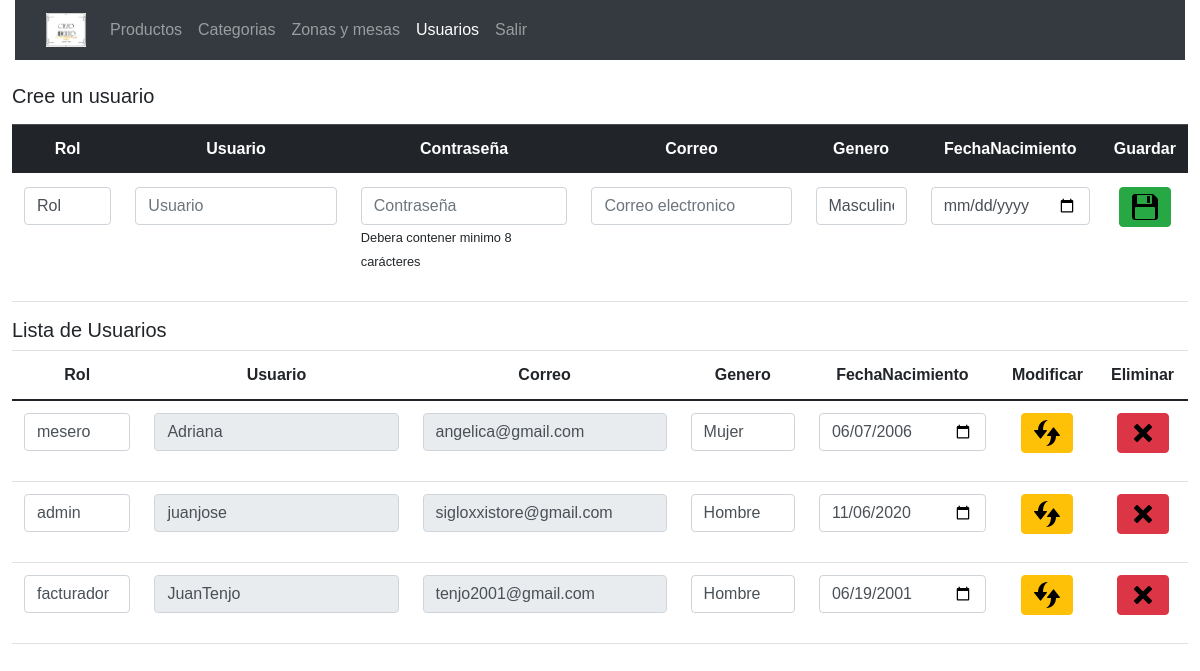
The app's page /index.php/administrador/RegistrarUsuario with its own data.
### tables this page shows
CREATE TABLE `usuario` (
  `id` int(11) NOT NULL,
  `user` varchar(100) NOT NULL,
  `pass` varchar(255) NOT NULL,
  `correo` varchar(45) NOT NULL,
  `genero` varchar(45) NOT NULL DEFAULT 'No se especifico',
  `fecha_nacimiento` datetime NOT NULL,
  `id_rol` int(11) DEFAULT 1
);

CREATE TABLE `roles` (
  `id_rol` int(11) NOT NULL,
  `nombre_rol` varchar(45) DEFAULT NULL
);

### application/controllers/administrador.php (called while the page is built, shortened)
<?php
class Administrador extends CI_Controller {
    function __construct(){
		$this->load->model('Model_Admin');
    }
	public function RegistrarUsuario(){
		try{
			$this->load->helper(array('form', 'url'));
			$this->load->library('form_validation');
			$config = array(
				array(
					'field' => 'usuario',
					'label' => 'Usuario',
					'rules' => 'required|min_length[5]|max_length[15]|is_unique[usuario.user]',
					'errors' => array(
						'required' => 'Debes ingresar un  %s.',
						'min_length' => 'Debes ingresar minimo 5 caracteres en el %s',
						'is_unique' => 'El usuario que ingresaste no esta disponible',
					),
				),
				array(
					'field' => 'Email',
					'label' => 'Correo electronico',
					'rules' => 'required|valid_email|is_unique[usuario.correo]',
					'errors' => array(
						'required' => 'Debes ingresar una  %s.',
						'valid_email' => 'Debes ingresar un %s valido.',
						'is_unique' => 'El correo %s ya se encuentra registrado',
					),
				),
				array(
					'field' => 'password',
					'label' => 'Contraseña',
					'rules' => 'required|min_length[8]|max_length[15]',
					'errors' => array(
						'required' => 'Debes ingresar una  %s.',
						'min_length' => 'Debes ingresar minimo 8 caracteres en la %s.',
					),
				),
				array(
					'field' => 'Genero',
					'label' => 'Genero',
					'rules' => 'required',
					'errors' => array(
						'required' => 'Debes ingresar un %s.',
					),
				),
				array(
					'field' => 'FechaNacimiento',
					'label' => 'Fecha de nacimiento',
					'rules' => 'required',
					'errors' => array(
						'required' => 'Debes ingresar una %s.',
					),
				),
				array(
					'field' => 'ID_Rol',
					'label' => 'ID ROL',
					'rules' => 'required',
					'errors' => array(
						'required' => 'Debes ingresar una %s.',
					),
				)
			);
			$this->form_validation->set_rules($config);
			if ($this->form_validation->run() == FALSE) {
				$data = array(
					'Usuarios' => $this->Model_Admin->MostrarUsuario(),
					'Roles' => $this->Model_Admin->MostrarRoles()
				);
				$this->load->view('VistasAdmin/View_Usuarios',$data);
			}
		}catch(Exception $e){
			log_message('Error', $e->getMessage());
			return;
		}
	}
}

### index.php (called while the page is built, shortened)
<?php
require_once BASEPATH.'core/CodeIgniter.php';

### application/models/Model_Admin.php (called while the page is built, shortened)
<?php
class Model_Admin extends CI_Model{
  public function MostrarUsuario(){
    $query = $this->db->query("SELECT u.id as IdUsuario, u.user, u.correo, u.genero, DATE_FORMAT(u.fecha_nacimiento,'%Y-%m-%d') AS FechaNacimiento, u.id_rol, r.nombre_rol
                                FROM usuario as u, roles as r
                                WHERE u.id_rol = r.id_rol ORDER BY  u.user ");
    if ($query->num_rows() > 0) {
      return $query;
    }else{
      false;
    }
  }
}

### application/views/VistasAdmin/View_Usuarios.php (the view, shortened to what this page needs)
<!DOCTYPE html>
<html lang="en">
<head>
	<link rel="stylesheet" type="text/css" href="<?php echo base_url(); ?>/Style/StylesAdmin/style.css">
	<link href="https://cdn.jsdelivr.net/npm/bootstrap@5.0.0-beta2/dist/css/bootstrap.min.css" rel="stylesheet">
	<link rel="stylesheet" href="https://stackpath.bootstrapcdn.com/bootstrap/4.3.1/css/bootstrap.min.css">
</head>
<body>
	<div class="container-fluid">
		<div class="row">
			<div class="col-12">
				<nav class="navbar navbar-expand-lg navbar-dark bg-dark">
					<div class="container-fluid">
						<a class="navbar-brand" href="<?php echo base_url() ?>index.php/Administrador"><img src="<?php echo base_url() ?>Imagenes/FondoBlanco.png" alt="Logo Cielo Abierto" width="40" height="34"></a>
						<div class="collapse navbar-collapse" id="navbarSupportedContent">
							<ul class="navbar-nav me-auto mb-2 mb-lg-0">
								<li class="nav-item">
									<a class="nav-link " aria-current="page" href="<?php echo base_url() ?>index.php/Administrador/Productos">Productos</a>
								</li>
								<li class="nav-item">
									<a class="nav-link" href="<?php echo base_url() ?>index.php/Administrador/Categorias">Categorias</a>
								</li>
								<li class="nav-item">
									<a class="nav-link" href="<?php echo base_url() ?>index.php/Administrador/Mesas" tabindex="-1" aria-disabled="true">Zonas y mesas</a>
								</li>
								<li class="nav-item">
									<a class="nav-link active" href="<?php echo base_url() ?>index.php/Administrador/Usuarios" tabindex="-1" aria-disabled="true">Usuarios</a>
								</li>
								<li class="nav-item">
									<a class="nav-link" href="<?php echo base_url() ?>index.php/Administrador/Salir" tabindex="-1" aria-disabled="true">Salir</a>
								</li>
							</ul>
						</div>
					</div>
				</nav>
			</div>
		</div>
	</div>
	<br>
	<div class="container-fluid">
		<div class="row">
			<h5>Cree un usuario</h5>
			<div class="table-responsive">
				<?php echo form_open(base_url() . 'index.php/Administrador/RegistrarUsuario'); ?>
				<table class="table table-hover">
					<thead class="table-dark head">
						<tr>
							<th scope="col">Rol</th>
							<th scope="col">Usuario</th>
							<th scope="col">Contraseña</th>
							<th scope="col">Correo</th>
							<th scope="col">Genero</th>
							<th scope="col">FechaNacimiento</th>
							<th scope="col">Guardar</th>
						</tr>
					</thead>
					<tbody>
						<tr>
							<td>
								<div class="form-group">
									<select required name="ID_Rol" class="form-control">
										<option value="1" disabled selected>Rol</option>
									</select>
								</div>
							</td>
							<td>
								<div class="form-group">
									<input type="text" value="<?php echo set_value('usuario'); ?>" required class="form-control" name="usuario" placeholder="Usuario">
								</div>
							</td>
							<td>
								<div class="form-group">
									<input type="password" value="<?php echo set_value('password'); ?>" required class="form-control" name="password" placeholder="Contraseña">
									<small>Debera contener minimo 8 carácteres</small>
								</div>
							</td>
							<td>
								<div class="form-group">
									<input type="Email" value="<?php echo set_value('Email'); ?>" required class="form-control" name="Email" placeholder="Correo electronico">
								</div>
							</td>
							<td>
								<div class="form-group">
									<select required name="Genero" value="<?php echo set_value('Genero'); ?>" class="form-control">
										<option value="Masculino">Masculino</option>
									</select>
								</div>
							</td>
							<td>
								<div class="form-group">
									<input class="form-control" value="<?php echo set_value('FechaNacimiento'); ?>" required type="date" name="FechaNacimiento" id="example-date-input">
								</div>
							</td>
							<td>
								<div class="form-group" id="CentrarBotonEnTabla">
									<button type="submit" class="btn btn-success center-block"><img class="img-fluid" src="<?php echo base_url() ?>Imagenes/Guardar.png" alt=""></button>
								</div>
							</td>
						</tr>
					</tbody>
				</table>
				</form>
			</div>
		</div>
		<div class="row">
			<?php if (isset($Usuarios)) { ?>
				<h5>Lista de Usuarios</h5>
				<div class="table-responsive">
					<table class="table">
						<thead class="head">
							<tr>
								<th scope="col">Rol</th>
								<th scope="col">Usuario</th>
								<th scope="col">Correo</th>
								<th scope="col">Genero</th>
								<th scope="col">FechaNacimiento</th>
								<th scope="col">Modificar</th>
								<th scope="col">Eliminar</th>
							</tr>
						</thead>
						<tbody>
							<?php
							foreach ($Usuarios->result() as $row) {
							?>
								<?php echo form_open(base_url() . 'index.php/Administrador/ActualizarUsuario'); ?>
								<tr>
									<th scope="row">
										<div class="form-group">
											<select name="ID_RolAct" class="form-control" required>
												<option value="<?php echo ($row->id_rol); ?>" selected><?php echo ($row->nombre_rol); ?></option>
											</select>
										</div>
									</th>
									<td>
										<div class="form-group">
											<input type="text" readonly name="usuarioAct" value="<?php echo ($row->user) ?>" class="form-control">
										</div>
									</td>
									<td>
										<div class="form-group">
											<input type="text" readonly name="EmailAct" value="<?php echo ($row->correo) ?>" class="form-control">
										</div>
									</td>
									<td>
										<div class="form-group">
											<select required name="GeneroAct" class="form-control">
												<option value="<?php echo ($row->genero) ?>" selected><?php echo ($row->genero) ?></option>
											</select>
										</div>
									</td>
									<td>
										<div class="form-group">
											<input class="form-control" name="FechaNacimientoAct" type="date" value="<?php echo ($row->FechaNacimiento) ?>">
										</div>
									</td>
									<td>
										<div class="form-group" id="CentrarBotonEnTabla">
											<button type="submit" class="btn btn-warning center-block"><img class="img-fluid" src="<?php echo base_url() ?>Imagenes/Actualizar.png" alt=""></button>
										</div>
									</td>
									</form>
									<form action="<?php echo base_url() ?>index.php/Administrador/EliminarUsuario" method="post" data-ajax="false">
										<td>
											<div class="form-group" id="CentrarBotonEnTabla">
												<button type="submit" class="btn btn-danger center-block"><img class="img-fluid" src="<?php echo base_url() ?>Imagenes/Eliminar.png" alt=""></button>
											</div>
										</td>
									</form>
							<?php } ?>
						</tbody>
					</table>
				</div>
			<?php } else { ?>
				<p> No existen usuarios </p>
			<?php } ?>
		</div>
	</div>
</body>
</html>

### Style/StylesAdmin/style.css (style rules this page uses)
* { font-family: "Oswal", sans-serif; }
.head tr th { text-align: center; }
#CentrarBotonEnTabla { display: flex; justify-content: center; }

### records on screen
usuario: ID_RolAct "mesero", usuarioAct "Adriana", EmailAct "angelica@gmail.com", GeneroAct "Mujer", FechaNacimientoAct "06/07/2006"
usuario: ID_RolAct "admin", usuarioAct "juanjose", EmailAct "sigloxxistore@gmail.com", GeneroAct "Hombre", FechaNacimientoAct "11/06/2020"
usuario: ID_RolAct "facturador", usuarioAct "JuanTenjo", EmailAct "tenjo2001@gmail.com", GeneroAct "Hombre", FechaNacimientoAct "06/19/2001"
